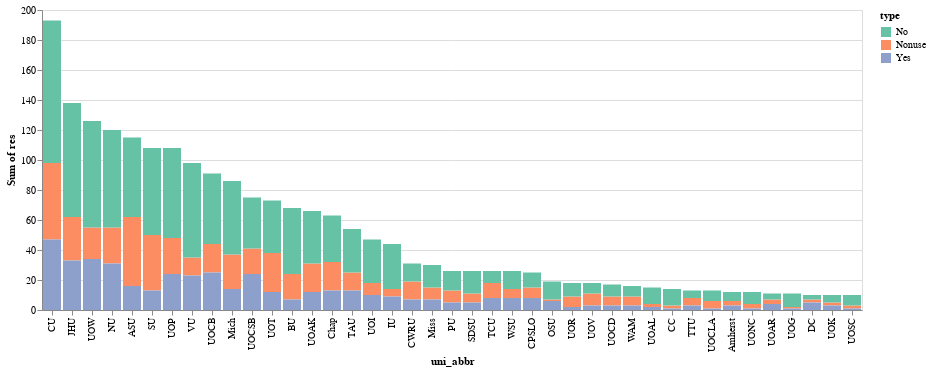

Notebook code for this chart:
### Markdown cell above
### Color Palette
It is hard to distinguish between red and orange. In a future notebook we will explore color in detail, but here let use `domain` and `range` to customize the color scale.
The same way we can customize axes values for the `x` and `y` encoding channels, we can customize the color scale.
The domain is the three values for the `res` field (i.e., no, yes, nonuse)
The range is the intended output values, the colors we want to use.
Cynthia Brewer has done research on the [color palettes](https://colorbrewer2.org/#type=qualitative&scheme=Set2&n=3).
We will use a qualitative color scheme that is accessible for all individuals (includings people who may be color blind0

### Code cell
domain = ['No','Nonuse', 'Yes']
range = ['#66c2a5', '#fc8d62', '#8da0cb']
alt.Chart(data).mark_bar().encode(
    alt.X('uni_abbr:N', sort='-y'),
    alt.Y('sum(res)'),
    alt.Color('type', scale=alt.Scale(domain=domain, range=range)),
    alt.Tooltip(['uni', 'res'])
).interactive()

### Figure 1 — Vega-Lite specification as saved in the notebook (floating-point values rounded to 4 significant figures)
{"config": {"view": {"continuousWidth": 400, "continuousHeight": 300}}, "data": {"name": "data-625a034231e7cf75ff53895cdf90a07a"}, "mark": "bar", "encoding": {"color": {"type": "nominal", "field": "type", "scale": {"domain": ["No", "Nonuse", "Yes"], "range": ["#66c2a5", "#fc8d62", "#8da0cb"]}}, "tooltip": [{"type": "nominal", "field": "uni"}, {"type": "quantitative", "field": "res"}], "x": {"type": "nominal", "field": "uni_abbr", "sort": "-y"}, "y": {"type": "quantitative", "aggregate": "sum", "field": "res"}}, "selection": {"selector005": {"type": "interval", "bind": "scales", "encodings": ["x", "y"]}}, "$schema": "https://vega.github.io/schema/vega-lite/v4.8.1.json", "datasets": {"data-625a034231e7cf75ff53895cdf90a07a": [{"uni": "Appalachian State University", "type": "Nonuse", "res": 46, "pct": 0.4, "state": "North Carolina", "region": "south", "uni_abbr": "ASU"}, {"uni": "Appalachian State University", "type": "No", "res": 53, "pct": 0.461, "state": "North Carolina", "region": "south", "uni_abbr": "ASU"}, {"uni": "Appalachian State University", "type": "Yes", "res": 16, "pct": 0.139, "state": "North Carolina", "region": "south", "uni_abbr": "ASU"}, {"uni": "Butler University", "type": "Nonuse", "res": 17, "pct": 0.25, "state": "Indiana", "region": "midwest", "uni_abbr": "BU"}, {"uni": "Butler University", "type": "No", "res": 44, "pct": 0.647, "state": "Indiana", "region": "midwest", "uni_abbr": "BU"}, {"uni": "Butler University", "type": "Yes", "res": 7, "pct": 0.103, "state": "Indiana", "region": "midwest", "uni_abbr": "BU"}, {"uni": "Cal Poly San Luis Obispo", "type": "Nonuse", "res": 7, "pct": 0.28, "state": "California", "region": "pacific", "uni_abbr": "CPSLO"}, {"uni": "Cal Poly San Luis Obispo", "type": "No", "res": 10, "pct": 0.4, "state": "California", "region": "pacific", "uni_abbr": "CPSLO"}, {"uni": "Cal Poly San Luis Obispo", "type": "Yes", "res": 8, "pct": 0.32, "state": "California", "region": "pacific", "uni_abbr": "CPSLO"}, {"uni": "Case Western Reserve University", "type": "Nonuse", "res": 12, "pct": 0.387, "state": "Ohio", "region": "midwest", "uni_abbr": "CWRU"}, {"uni": "Case Western Reserve University", "type": "No", "res": 12, "pct": 0.387, "state": "Ohio", "region": "midwest", "uni_abbr": "CWRU"}, {"uni": "Case Western Reserve University", "type": "Yes", "res": 7, "pct": 0.226, "state": "Ohio", "region": "midwest", "uni_abbr": "CWRU"}, {"uni": "Chapman University", "type": "Nonuse", "res": 19, "pct": 0.302, "state": "California", "region": "pacific", "uni_abbr": "Chap"}, {"uni": "Chapman University", "type": "No", "res": 31, "pct": 0.492, "state": "California", "region": "pacific", "uni_abbr": "Chap"}, {"uni": "Chapman University", "type": "Yes", "res": 13, "pct": 0.206, "state": "California", "region": "pacific", "uni_abbr": "Chap"}, {"uni": "Colby College", "type": "Nonuse", "res": 2, "pct": 0.143, "state": "Maine", "region": "northeast", "uni_abbr": "CC"}, {"uni": "Colby College", "type": "No", "res": 11, "pct": 0.786, "state": "Maine", "region": "northeast", "uni_abbr": "CC"}, {"uni": "Colby College", "type": "Yes", "res": 1, "pct": 0.071, "state": "Maine", "region": "northeast", "uni_abbr": "CC"}, {"uni": "College of William and Mary", "type": "Nonuse", "res": 6, "pct": 0.375, "state": "Virginia", "region": "south", "uni_abbr": "WAM"}, {"uni": "College of William and Mary", "type": "No", "res": 7, "pct": 0.438, "state": "Virginia", "region": "south", "uni_abbr": "WAM"}, {"uni": "College of William and Mary", "type": "Yes", "res": 3, "pct": 0.188, "state": "Virginia", "region": "south", "uni_abbr": "WAM"}, {"uni": "Cornell University", "type": "Nonuse", "res": 51, "pct": 0.264, "state": "New York", "region": "northeast", "uni_abbr": "CU"}, {"uni": "Cornell University", "type": "No", "res": 95, "pct": 0.492, "state": "New York", "region": "northeast", "uni_abbr": "CU"}, {"uni": "Cornell University", "type": "Yes", "res": 47, "pct": 0.244, "state": "New York", "region": "northeast", "uni_abbr": "CU"}, {"uni": "Dartmouth College", "type": "Nonuse", "res": 2, "pct": 0.2, "state": "New Hampshire", "region": "northeast", "uni_abbr": "DC"}, {"uni": "Dartmouth College", "type": "No", "res": 3, "pct": 0.3, "state": "New Hampshire", "region": "northeast", "uni_abbr": "DC"}, {"uni": "Dartmouth College", "type": "Yes", "res": 5, "pct": 0.5, "state": "New Hampshire", "region": "northeast", "uni_abbr": "DC"}, {"uni": "Indiana University", "type": "Nonuse", "res": 5, "pct": 0.114, "state": "Indiana", "region": "midwest", "uni_abbr": "IU"}, {"uni": "Indiana University", "type": "No", "res": 30, "pct": 0.682, "state": "Indiana", "region": "midwest", "uni_abbr": "IU"}, {"uni": "Indiana University", "type": "Yes", "res": 9, "pct": 0.205, "state": "Indiana", "region": "midwest", "uni_abbr": "IU"}, {"uni": "Johns Hopkins University", "type": "Nonuse", "res": 29, "pct": 0.21, "state": "Maryland", "region": "northeast", "uni_abbr": "JHU"}, {"uni": "Johns Hopkins University", "type": "No", "res": 76, "pct": 0.551, "state": "Maryland", "region": "northeast", "uni_abbr": "JHU"}, {"uni": "Johns Hopkins University", "type": "Yes", "res": 33, "pct": 0.239, "state": "Maryland", "region": "northeast", "uni_abbr": "JHU"}, {"uni": "Northwestern University", "type": "Nonuse", "res": 24, "pct": 0.2, "state": "Illinois", "region": "midwest", "uni_abbr": "NU"}, {"uni": "Northwestern University", "type": "No", "res": 65, "pct": 0.542, "state": "Illinois", "region": "midwest", "uni_abbr": "NU"}, {"uni": "Northwestern University", "type": "Yes", "res": 31, "pct": 0.258, "state": "Illinois", "region": "midwest", "uni_abbr": "NU"}, {"uni": "Ohio State University", "type": "Nonuse", "res": 1, "pct": 0.053, "state": "Ohio", "region": "midwest", "uni_abbr": "OSU"}, {"uni": "Ohio State University", "type": "No", "res": 12, "pct": 0.632, "state": "Ohio", "region": "midwest", "uni_abbr": "OSU"}, {"uni": "Ohio State University", "type": "Yes", "res": 6, "pct": 0.316, "state": "Ohio", "region": "midwest", "uni_abbr": "OSU"}, {"uni": "Purdue University", "type": "Nonuse", "res": 8, "pct": 0.308, "state": "Indiana", "region": "midwest", "uni_abbr": "PU"}, {"uni": "Purdue University", "type": "No", "res": 13, "pct": 0.5, "state": "Indiana", "region": "midwest", "uni_abbr": "PU"}, {"uni": "Purdue University", "type": "Yes", "res": 5, "pct": 0.192, "state": "Indiana", "region": "midwest", "uni_abbr": "PU"}, {"uni": "San Diego State University", "type": "Nonuse", "res": 6, "pct": 0.231, "state": "California", "region": "pacific", "uni_abbr": "SDSU"}, {"uni": "San Diego State University", "type": "No", "res": 15, "pct": 0.577, "state": "California", "region": "pacific", "uni_abbr": "SDSU"}, {"uni": "San Diego State University", "type": "Yes", "res": 5, "pct": 0.192, "state": "California", "region": "pacific", "uni_abbr": "SDSU"}, {"uni": "Stanford University", "type": "Nonuse", "res": 37, "pct": 0.343, "state": "California", "region": "pacific", "uni_abbr": "SU"}, {"uni": "Stanford University", "type": "No", "res": 58, "pct": 0.537, "state": "California", "region": "pacific", "uni_abbr": "SU"}, {"uni": "Stanford University", "type": "Yes", "res": 13, "pct": 0.12, "state": "California", "region": "pacific", "uni_abbr": "SU"}, {"uni": "Texas A&M University", "type": "Nonuse", "res": 12, "pct": 0.222, "state": "Texas", "region": "mountain", "uni_abbr": "TAU"}, {"uni": "Texas A&M University", "type": "No", "res": 29, "pct": 0.537, "state": "Texas", "region": "mountain", "uni_abbr": "TAU"}, {"uni": "Texas A&M University", "type": "Yes", "res": 13, "pct": 0.241, "state": "Texas", "region": "mountain", "uni_abbr": "TAU"}, {"uni": "Texas Christian University", "type": "Nonuse", "res": 10, "pct": 0.385, "state": "Texas", "region": "mountain", "uni_abbr": "TCU"}, {"uni": "Texas Christian University", "type": "No", "res": 8, "pct": 0.308, "state": "Texas", "region": "mountain", "uni_abbr": "TCU"}, {"uni": "Texas Christian University", "type": "Yes", "res": 8, "pct": 0.308, "state": "Texas", "region": "mountain", "uni_abbr": "TCU"}, {"uni": "Texas Tech University", "type": "Nonuse", "res": 5, "pct": 0.385, "state": "Texas", "region": "mountain", "uni_abbr": "TTU"}, {"uni": "Texas Tech University", "type": "No", "res": 5, "pct": 0.385, "state": "Texas", "region": "mountain", "uni_abbr": "TTU"}, {"uni": "Texas Tech University", "type": "Yes", "res": 3, "pct": 0.231, "state": "Texas", "region": "mountain", "uni_abbr": "TTU"}, {"uni": "UMass Amherst", "type": "Nonuse", "res": 3, "pct": 0.25, "state": "Massachusetts", "region": "northeast", "uni_abbr": "Amherst"}, {"uni": "UMass Amherst", "type": "No", "res": 6, "pct": 0.5, "state": "Massachusetts", "region": "northeast", "uni_abbr": "Amherst"}, {"uni": "UMass Amherst", "type": "Yes", "res": 3, "pct": 0.25, "state": "Massachusetts", "region": "northeast", "uni_abbr": "Amherst"}, {"uni": "University of Alabama", "type": "Nonuse", "res": 2, "pct": 0.133, "state": "Alabama", "region": "south", "uni_abbr": "UOAL"}, {"uni": "University of Alabama", "type": "No", "res": 11, "pct": 0.733, "state": "Alabama", "region": "south", "uni_abbr": "UOAL"}, {"uni": "University of Alabama", "type": "Yes", "res": 2, "pct": 0.133, "state": "Alabama", "region": "south", "uni_abbr": "UOAL"}, {"uni": "University of Arizona", "type": "Nonuse", "res": 3, "pct": 0.273, "state": "Arizona", "region": "pacific", "uni_abbr": "UOAR"}, {"uni": "University of Arizona", "type": "No", "res": 4, "pct": 0.364, "state": "Arizona", "region": "pacific", "uni_abbr": "UOAR"}, {"uni": "University of Arizona", "type": "Yes", "res": 4, "pct": 0.364, "state": "Arizona", "region": "pacific", "uni_abbr": "UOAR"}, {"uni": "University of Arkansas", "type": "Nonuse", "res": 19, "pct": 0.288, "state": "Arkansas", "region": "south", "uni_abbr": "UOAK"}, {"uni": "University of Arkansas", "type": "No", "res": 35, "pct": 0.53, "state": "Arkansas", "region": "south", "uni_abbr": "UOAK"}, {"uni": "University of Arkansas", "type": "Yes", "res": 12, "pct": 0.182, "state": "Arkansas", "region": "south", "uni_abbr": "UOAK"}, {"uni": "University of California, Berkeley", "type": "Nonuse", "res": 19, "pct": 0.209, "state": "California", "region": "pacific", "uni_abbr": "UOCB"}, {"uni": "University of California, Berkeley", "type": "No", "res": 47, "pct": 0.516, "state": "California", "region": "pacific", "uni_abbr": "UOCB"}, {"uni": "University of California, Berkeley", "type": "Yes", "res": 25, "pct": 0.275, "state": "California", "region": "pacific", "uni_abbr": "UOCB"}, {"uni": "University of California, Davis", "type": "Nonuse", "res": 6, "pct": 0.353, "state": "California", "region": "pacific", "uni_abbr": "UOCD"}, {"uni": "University of California, Davis", "type": "No", "res": 8, "pct": 0.471, "state": "California", "region": "pacific", "uni_abbr": "UOCD"}, {"uni": "University of California, Davis", "type": "Yes", "res": 3, "pct": 0.176, "state": "California", "region": "pacific", "uni_abbr": "UOCD"}, {"uni": "University of California, Los Angeles", "type": "Nonuse", "res": 5, "pct": 0.385, "state": "California", "region": "pacific", "uni_abbr": "UOCLA"}, {"uni": "University of California, Los Angeles", "type": "No", "res": 7, "pct": 0.538, "state": "California", "region": "pacific", "uni_abbr": "UOCLA"}, {"uni": "University of California, Los Angeles", "type": "Yes", "res": 1, "pct": 0.077, "state": "California", "region": "pacific", "uni_abbr": "UOCLA"}, {"uni": "University of California, Santa Barbara", "type": "Nonuse", "res": 17, "pct": 0.227, "state": "California", "region": "pacific", "uni_abbr": "UOCSB"}, {"uni": "University of California, Santa Barbara", "type": "No", "res": 34, "pct": 0.453, "state": "California", "region": "pacific", "uni_abbr": "UOCSB"}, {"uni": "University of California, Santa Barbara", "type": "Yes", "res": 24, "pct": 0.32, "state": "California", "region": "pacific", "uni_abbr": "UOCSB"}, {"uni": "University of Georgia", "type": "Nonuse", "res": 1, "pct": 0.091, "state": "Georgia", "region": "south", "uni_abbr": "UOG"}, {"uni": "University of Georgia", "type": "No", "res": 9, "pct": 0.818, "state": "Georgia", "region": "south", "uni_abbr": "UOG"}, {"uni": "University of Georgia", "type": "Yes", "res": 1, "pct": 0.091, "state": "Georgia", "region": "south", "uni_abbr": "UOG"}, {"uni": "University of Illinois", "type": "Nonuse", "res": 8, "pct": 0.17, "state": "Illinois", "region": "midwest", "uni_abbr": "UOI"}, {"uni": "University of Illinois", "type": "No", "res": 29, "pct": 0.617, "state": "Illinois", "region": "midwest", "uni_abbr": "UOI"}, {"uni": "University of Illinois", "type": "Yes", "res": 10, "pct": 0.213, "state": "Illinois", "region": "midwest", "uni_abbr": "UOI"}, {"uni": "University of Kansas", "type": "Nonuse", "res": 2, "pct": 0.2, "state": "Kansas", "region": "midwest", "uni_abbr": "UOK"}, {"uni": "University of Kansas", "type": "No", "res": 5, "pct": 0.5, "state": "Kansas", "region": "midwest", "uni_abbr": "UOK"}, {"uni": "University of Kansas", "type": "Yes", "res": 3, "pct": 0.3, "state": "Kansas", "region": "midwest", "uni_abbr": "UOK"}, {"uni": "University of Michigan", "type": "Nonuse", "res": 23, "pct": 0.267, "state": "Michigan", "region": "midwest", "uni_abbr": "Mich"}, {"uni": "University of Michigan", "type": "No", "res": 49, "pct": 0.57, "state": "Michigan", "region": "midwest", "uni_abbr": "Mich"}, {"uni": "University of Michigan", "type": "Yes", "res": 14, "pct": 0.163, "state": "Michigan", "region": "midwest", "uni_abbr": "Mich"}, {"uni": "University of Missouri", "type": "Nonuse", "res": 8, "pct": 0.267, "state": "Missouri", "region": "midwest", "uni_abbr": "Miss"}, {"uni": "University of Missouri", "type": "No", "res": 15, "pct": 0.5, "state": "Missouri", "region": "midwest", "uni_abbr": "Miss"}, {"uni": "University of Missouri", "type": "Yes", "res": 7, "pct": 0.233, "state": "Missouri", "region": "midwest", "uni_abbr": "Miss"}, {"uni": "University of North Carolina", "type": "Nonuse", "res": 3, "pct": 0.25, "state": "North Carolina", "region": "south", "uni_abbr": "UONC"}, {"uni": "University of North Carolina", "type": "No", "res": 8, "pct": 0.667, "state": "North Carolina", "region": "south", "uni_abbr": "UONC"}, {"uni": "University of North Carolina", "type": "Yes", "res": 1, "pct": 0.083, "state": "North Carolina", "region": "south", "uni_abbr": "UONC"}, {"uni": "University of Pennsylvania", "type": "Nonuse", "res": 24, "pct": 0.222, "state": "Pennsylvania", "region": "northeast", "uni_abbr": "UOP"}, {"uni": "University of Pennsylvania", "type": "No", "res": 60, "pct": 0.556, "state": "Pennsylvania", "region": "northeast", "uni_abbr": "UOP"}, {"uni": "University of Pennsylvania", "type": "Yes", "res": 24, "pct": 0.222, "state": "Pennsylvania", "region": "northeast", "uni_abbr": "UOP"}, {"uni": "University of Richmond", "type": "Nonuse", "res": 7, "pct": 0.389, "state": "Virginia", "region": "south", "uni_abbr": "UOR"}, {"uni": "University of Richmond", "type": "No", "res": 9, "pct": 0.5, "state": "Virginia", "region": "south", "uni_abbr": "UOR"}, {"uni": "University of Richmond", "type": "Yes", "res": 2, "pct": 0.111, "state": "Virginia", "region": "south", "uni_abbr": "UOR"}, {"uni": "University of Southern California", "type": "Nonuse", "res": 2, "pct": 0.2, "state": "California", "region": "pacific", "uni_abbr": "UOSC"}, {"uni": "University of Southern California", "type": "No", "res": 7, "pct": 0.7, "state": "California", "region": "pacific", "uni_abbr": "UOSC"}, {"uni": "University of Southern California", "type": "Yes", "res": 1, "pct": 0.1, "state": "California", "region": "pacific", "uni_abbr": "UOSC"}, {"uni": "University of Texas", "type": "Nonuse", "res": 26, "pct": 0.356, "state": "Texas", "region": "mountain", "uni_abbr": "UOT"}, {"uni": "University of Texas", "type": "No", "res": 35, "pct": 0.479, "state": "Texas", "region": "mountain", "uni_abbr": "UOT"}, {"uni": "University of Texas", "type": "Yes", "res": 12, "pct": 0.164, "state": "Texas", "region": "mountain", "uni_abbr": "UOT"}, {"uni": "University of Virginia", "type": "Nonuse", "res": 8, "pct": 0.444, "state": "Virginia", "region": "south", "uni_abbr": "UOV"}, {"uni": "University of Virginia", "type": "No", "res": 7, "pct": 0.389, "state": "Virginia", "region": "south", "uni_abbr": "UOV"}, {"uni": "University of Virginia", "type": "Yes", "res": 3, "pct": 0.167, "state": "Virginia", "region": "south", "uni_abbr": "UOV"}, {"uni": "University of Wisconsin-Madison", "type": "Nonuse", "res": 21, "pct": 0.167, "state": "Wisconsin", "region": "midwest", "uni_abbr": "UOW"}, {"uni": "University of Wisconsin-Madison", "type": "No", "res": 71, "pct": 0.563, "state": "Wisconsin", "region": "midwest", "uni_abbr": "UOW"}, {"uni": "University of Wisconsin-Madison", "type": "Yes", "res": 34, "pct": 0.27, "state": "Wisconsin", "region": "midwest", "uni_abbr": "UOW"}, {"uni": "Vanderbilt University", "type": "Nonuse", "res": 12, "pct": 0.122, "state": "Tennessee", "region": "south", "uni_abbr": "VU"}, {"uni": "Vanderbilt University", "type": "No", "res": 63, "pct": 0.643, "state": "Tennessee", "region": "south", "uni_abbr": "VU"}, {"uni": "Vanderbilt University", "type": "Yes", "res": 23, "pct": 0.235, "state": "Tennessee", "region": "south", "uni_abbr": "VU"}, {"uni": "Washington State University", "type": "Nonuse", "res": 6, "pct": 0.231, "state": "Washington", "region": "pacific", "uni_abbr": "WSU"}, {"uni": "Washington State University", "type": "No", "res": 12, "pct": 0.462, "state": "Washington", "region": "pacific", "uni_abbr": "WSU"}, {"uni": "Washington State University", "type": "Yes", "res": 8, "pct": 0.308, "state": "Washington", "region": "pacific", "uni_abbr": "WSU"}]}}
